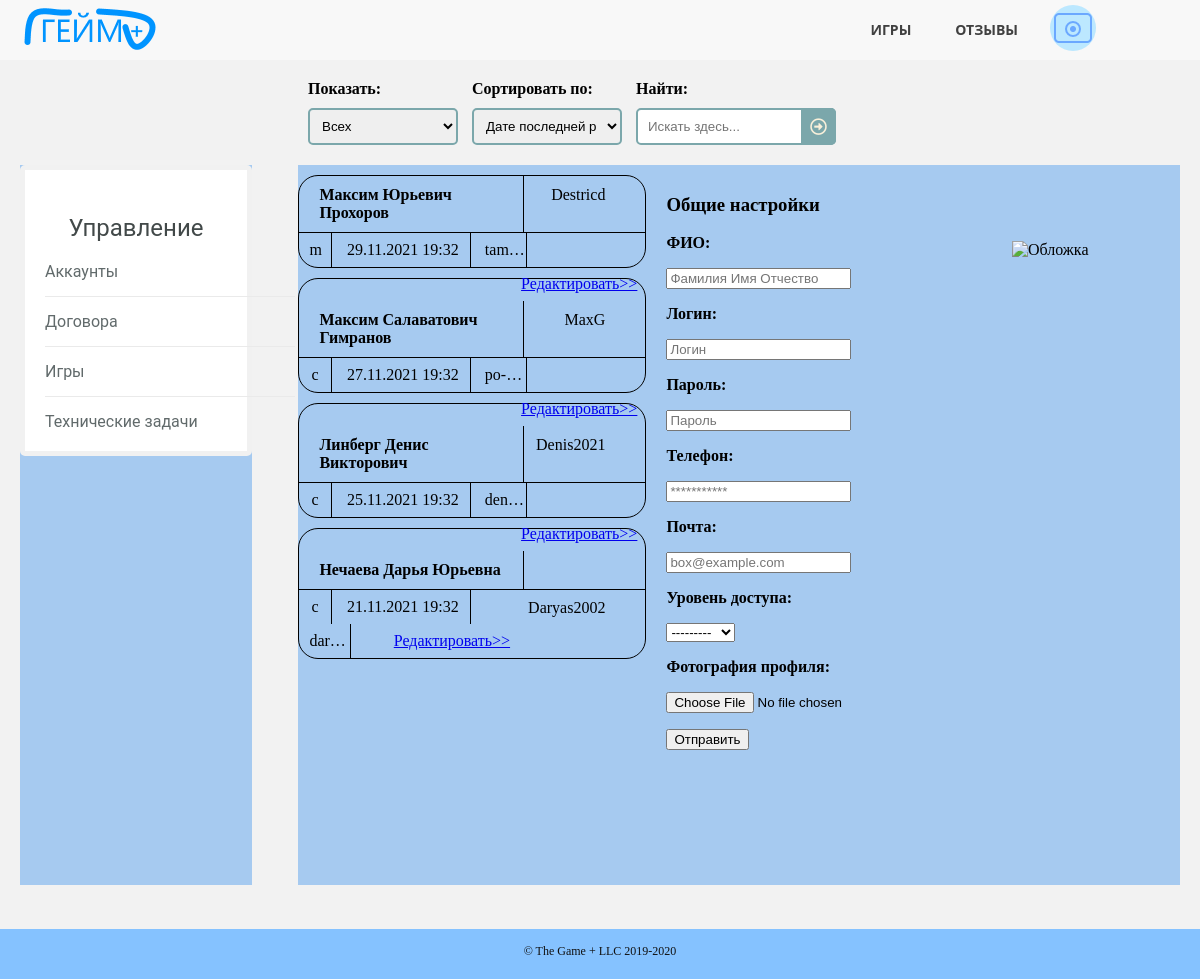
Screenshot of /control.html with the database file from the repository.
### gameplusapp/models.py (models this page shows, shortened)
class Employee(models.Model):
    MY_CHOICES = (
        ('a', 'Админ'),
        ('m', 'Мастер'),
        ('c', 'Клиент')
    )
    full_name = models.CharField(max_length=50)
    phone = models.CharField(max_length=11)
    access_level = models.CharField(max_length=1, choices=MY_CHOICES)
    email = models.CharField(max_length=30)
    login = models.CharField(max_length=30, unique=True)
    password = models.CharField(max_length=30)
    reg_date = models.DateTimeField(default=timezone.now())
    avatar = models.ImageField(upload_to="static/images/users", null=True, blank=True)
    class Meta:
        ordering = ["-reg_date"]

### gameplusapp/views.py (the view, shortened to what this page needs)
# urls.py: path('control.html', ControlPage.as_view()),
class ControlPage(View):
    def get(self, request):
        g_accounts = get_accounts()
        form = AccountsForm()
        filtred = AccountsFilterForm(request.GET)
        if filtred.is_valid():
            if filtred.cleaned_data["search"]:
                g_accounts = g_accounts.filter(full_name__iregex=filtred.cleaned_data["search"])
            if filtred.cleaned_data["ordering"]:
                g_accounts = g_accounts.order_by(filtred.cleaned_data["ordering"])
            if filtred.cleaned_data["watching"]:
                g_accounts = g_accounts.filter(access_level=filtred.cleaned_data["watching"])
        context = {
            'g_accounts': g_accounts,
            'filtred': filtred,
            'form': form
        }
        return render(request, 'control.html', context=context)

### gameplusapp/forms.py
class AccountsFilterForm(forms.Form):
    watching = forms.ChoiceField(required=False, widget=forms.Select(attrs={
        'class': 'sortsel'
    }), choices=[
        ["", "Всех"],
        ["a", "Админов"],
        ["m", "Сотрудников"],
        ["c", "Клиентов"]
    ])
    ordering = forms.ChoiceField(required=False, widget=forms.Select(attrs={
        'class': 'sortsel'
    }), choices=[
        ["-reg_date", "Дате последней регистрации"],
        ["reg_date", "Дате первой регистрации"],
        ["full_name", "ФИО"],
        ["login", "Логинам"]
    ])
    search = forms.CharField(label="Найти:", required=False, widget=forms.TextInput(attrs={
        'placeholder': 'Искать здесь...'
    }))

class AccountsForm(forms.ModelForm):
    class Meta:
        model = Employee
        fields = ['full_name', 'phone', 'access_level', 'email', 'login', 'password', 'avatar']
        widgets = {
            "full_name": forms.TextInput(attrs={
                'placeholder': 'Фамилия Имя Отчество'
            }),
            "phone": forms.NumberInput(attrs={
                'placeholder': '***********'
            }),
            "email": forms.EmailInput(attrs={
                'placeholder': 'box@example.com'
            }),
            "login": forms.TextInput(attrs={
                'placeholder': 'Логин'
            }),
            "password": forms.PasswordInput(attrs={
                'placeholder': 'Пароль'
            })
        }

### gameplusapp/function.py (called while the page is built)
def get_accounts():
    accounts = Employee.objects.all()
    return accounts

### gameplusapp/templates/control.html (shortened to what this page needs)
<!DOCTYPE HTML>
<html>
	<head>
		<link rel="stylesheet" href="../static/css/pattern.css" />
		<link rel="stylesheet" href="../static/css/control.css" />
		<link rel="stylesheet" href="../static/css/allaccounts.css" />
	</head>
	<body>
		<header>
		  <nav>
		      <a href="/" class="logo"><img src="../static/images/logo.png" alt="логотип"></a>
			  <ul class="topmenu">
				<li><a href="/games.html">Игры</a></li>
				<li><a href="/reviews.html">Отзывы</a></li>
				<li><a class="submenu-link"><img src="../static/images/avatar.png" alt="аватарка"></a>
				</li>
			  </ul>
		  </nav>
		</header>
        <section class="selections">
			<div class="functions">
				<form class="searchform" method="get">
					<div class="sortblock">
						<p><strong>Показать:</strong></p>
						<p>{{ filtred.watching }}</p>
					</div>
					<div class="sortblock">
						<p><strong>Сортировать по:</strong></p>
						<p>{{ filtred.ordering }}</p>
					</div>
					<div class="searchblock">
						<p><strong>Найти:</strong></p>
						<p>{{ filtred.search }}
						<button type="submit"></button></p>
					</div>
				</form>
			</div>
		</section>
		<section class="allgames">
			<div class="lists">
				<div class="sublinks">
					<div class="widget">
						<h3>Управление</h3>
						<ul>
						  <li><a href="/control.html">Аккаунты</a></li>
						  <li><a href="/contracts.html">Договора</a></li>
						  <li><a href="/allgames.html">Игры</a></li>
						  <li><a href="/alltasks.html">Технические задачи</a></li>
						</ul>
					</div>
				</div>
                <div class="games">
					{% for account in g_accounts %}
					{% include 'control_one.html' %}
					{% endfor %}
				</div>
				<div class="info">
					<div class="name">
						<h3>Общие настройки</h3>
					</div>
					<div class="description">
						<p><img src="../{{ onegame.picture }}" alt="Обложка" class="rightimg">
							<div class="userblock">
								<form class="userform" method="post">
								    <p><strong>ФИО:</strong></p>
								    <p>{{ form.full_name }}</p>
									<p><strong>Логин:</strong></p>
								    <p>{{ form.login }}</p>
									<p><strong>Пароль:</strong></p>
								    <p>{{ form.password }}</p>
									<p><strong>Телефон:</strong></p>
								    <p>{{ form.phone }}</p>
									<p><strong>Почта:</strong></p>
								    <p>{{ form.email }}</p>
									<p><strong>Уровень доступа:</strong></p>
								    <p>{{ form.access_level }}</p>
									<p><strong>Фотография профиля:</strong></p>
								    <p>{{ form.avatar }}</p>
								    <p><button type="submit">Отправить</button></p>
								</form>
							</div>
						</p>
					</div>
				</div>
			</div>
		</section>
	</body>
	<footer>
		<div class="copyright">
			<span>&copy; The Game + LLC 2019-2020</span>
		</div>
	</footer>
</html>

### gameplusapp/templates/control_one.html
{% block content %}
<div class="userone">
    <div class="usertag">
        <div class="username">
            <p>{{ account.full_name }}</p>
        </div>
        <div class="userlogin">
            <p>{{ account.login }}</p>
        </div>
    </div>
    <div class="userother">
        <div class="userrate">
            <p>{{ account.access_level }}</p>
        </div>
        <div class="userdate">
            <p>{{ account.reg_date|date:"d.m.Y H:i" }}</p>
        </div>
        <div class="useremail">
            <p>{{ account.email|truncatechars:4 }}</p>
        </div>
        <div class="more">
            <a href="/control.html/{{ account.id }}">Редактировать>></a>
        </div>
    </div>
</div>
{% endblock %}

### gameplusapp/static/css/pattern.css (style rules this page uses)
* { box-sizing: border-box; }
html { height: 100%; }
body { position:relative; min-height: 100%; margin: 0; background: #f2f2f2; }
header { position: relative; min-height: 60px; padding-top: 5px; background: rgba(255,255,255, .4); text-align: center; z-index: 1; }
header a { text-decoration: none; outline: none; display: inline-block; transition: .3s ease-in-out; }
.logo { float: left; color: #D5B45B; font-family: 'Playfair Display', serif; font-size: 2.5em; }
nav { display: block; padding: 0 20px; }
nav ul { list-style: none; margin: 0; padding: 0; float: right; }
.topmenu:after { content: ""; display: table; clear: both; }
.topmenu > li { width: 25%; float: left; position: relative; font-family: 'Open Sans', sans-serif; }
.topmenu > li > a { text-transform: uppercase; font-size: 14px; font-weight: bold; color: #404040; padding: 15px 30px; }
.submenu-link { padding: 0 30px !important; margin-left: 10px; }
.submenu-link > img { border-radius: 50%; }
footer { position:absolute; bottom: -50px; width: 100%; height: 50px; padding-top: 15px; background: #85c2ff; }
.copyright { font-size: 12px; text-align: center; color: #111111; }

### gameplusapp/static/css/control.css (style rules this page uses)
section { display: block; }
.functions { padding: 10px 20px 5px calc(20px + 24%); }
.viewblock, .sortblock, .searchblock, .sublinks, .games, .info { display: inline-block; }
.viewblock, .sortblock { margin-right: 10px; }
.viewblock > p, .sortblock > p, .searchblock > p { position: relative; margin: 10px 0; }
.sortsel { padding: 8px; border: 2px solid #7BA7AB; border-radius: 5px; width: 150px; }
.searchblock > p > input { width: 100%; padding: 9px 9px 9px 10px; border: 2px solid #7BA7AB; border-radius: 5px; outline: none; }
.searchblock > p > button { position: absolute; top: 0; right: 0px; padding: 9px; border: none; background: #7BA7AB; border-radius: 0 5px 5px 0; cursor: pointer; }
.searchblock > p > button:before { content: "\f35a"; font-family: 'Font Awesome 5 Free'; font-size: 17px; color: #F9F0DA; }
.sublinks, .games, .info { background-color: #A6CAF0; height: 720px; }
.lists { padding: 5px 20px 40px 20px; }
.sublinks { width: 20%; float: left; }
.games, .info { background-attachment: local; overflow: auto; }
.games { width: 30%; margin-left: 4%; }
.info { width: 46%; padding: 10px 20px; float: right; }
.widget { padding: 20px; border: 5px solid #f1f1f1; background: #fff; border-radius: 5px; font-family: 'Roboto', sans-serif; }
.widget h3 { margin-bottom: 20px; text-align: center; font-size: 24px; font-weight: normal; color: #424949; }
.widget ul { margin: 0; padding: 0; list-style: none; width: 250px; }
.widget li { border-bottom: 1px solid #eaeaea; padding-bottom: 15px; margin-bottom: 15px; }
.widget li:last-child { border-bottom: none; margin-bottom: 0; padding-bottom: 0; }
.widget a { text-decoration: none; color: #616a6b; display: inline-block; }
.widget li:before { font-family: FontAwesome; font-size: 20px; vertical-align:bottom; color: #dd3333; margin-right: 14px; }

### gameplusapp/static/css/allaccounts.css (style rules this page uses)
.userone { margin: 10px 0; border: 1px solid black; border-radius: 20px; }
.usertag { border-bottom: 1px solid black; }
.usertag > div, .userother > div { display: inline-block; }
.username { width: 64.9%; border-right: 1px solid black; padding: 10px 10px 10px 20px; font-weight: bold; }
.userlogin { float: right; padding: 10px 40px 10px 10px; }
.username > p, .userlogin > p, .userrate > p, .userdate > p, .useremail > p, .more > p { margin: 0; }
.userrate { width: 9.4%; border-right: 1px solid black; padding: 8px 10px; }
.userdate { width: 39%; border-right: 1px solid black; padding: 8px 10px; }
.userrate > p, .userdate > p { text-align: center; }
.useremail { width: 15%; border-right: 1px solid black; padding: 8px 20px 8px 10px; }
.more { float: right; padding: 8px 8px 8px 4px; }
.useremail > p { text-align: right; }
.rightimg { width: 30%; height: 40%; float: right; margin: 7px 0 7px 7px; }

### rows the page displays
Employee: full_name "Максим Юрьевич Прохоров", login "Destricd", access_level "m", reg_date "29.11.2021 19:32", email "tam…"
Employee: full_name "Максим Салаватович Гимранов", login "MaxG", access_level "c", reg_date "27.11.2021 19:32", email "po-…"
Employee: full_name "Линберг Денис Викторович", login "Denis2021", access_level "c", reg_date "25.11.2021 19:32", email "den…"
Employee: full_name "Нечаева Дарья Юрьевна", login "Daryas2002", access_level "c", reg_date "21.11.2021 19:32", email "dar…"
